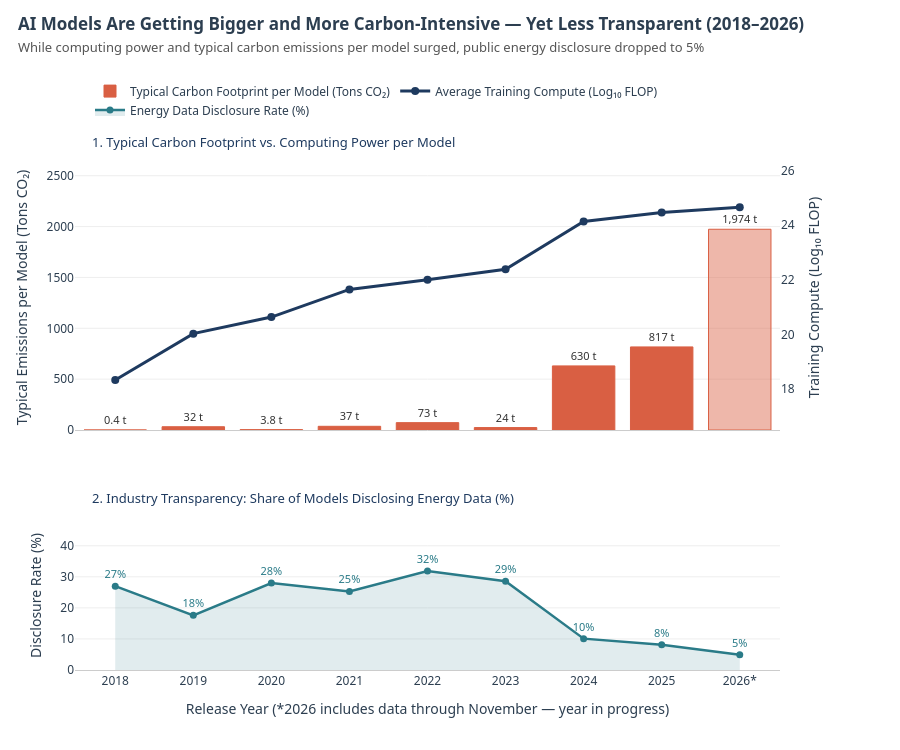

Notebook source saved alongside this figure:
### Markdown cell above
### 2. Scaling Laws & The Transparency Gap (2018–2026 YTD)

### Code cell
# Prepare clean annual metrics (2018-2026), preserving 2026* on the X-axis
years_df = pd.DataFrame({"publication_year": list(range(2018, 2027))})
agg_df = (
    df_master[df_master["publication_year"].between(2018, 2026)]
    .groupby("publication_year", as_index=False)
    .agg(
        total_models=("model_id", "count"),
        disclosed_models=("facility_total_energy_mwh", "count"),
        avg_log10_flop=("log10_flop", "mean"),
        median_co2_tons=("pue_adjusted_co2_tons", "median"),
    )
)

df_trend = (
    years_df.merge(agg_df, on="publication_year", how="left")
    .fillna({"total_models": 0, "disclosed_models": 0})
    .sort_values("publication_year")
)

df_trend["transparency_pct"] = np.where(
    df_trend["total_models"] > 0,
    (df_trend["disclosed_models"] / df_trend["total_models"]) * 100.0,
    0.0,
).round(1)

df_trend["year_label"] = df_trend["publication_year"].apply(
    lambda y: f"{int(y)}*" if int(y) == 2026 else str(int(y))
)

NAVY = "#1E3A5F"
CORAL = "#D95F43"
CORAL_LIGHT = "rgba(217, 95, 67, 0.45)"
TEAL = "#2A7B88"
TEAL_FILL = "rgba(42, 123, 136, 0.14)"

bar_colors = [CORAL_LIGHT if int(y) == 2026 else CORAL for y in df_trend["publication_year"]]
bar_labels = [
    (f"{v:,.0f} t" if v >= 10 else f"{v:.1f} t") if pd.notna(v) and v > 0 else "N/A"
    for v in df_trend["median_co2_tons"]
]

fig1 = make_subplots(
    rows=2,
    cols=1,
    shared_xaxes=True,
    vertical_spacing=0.18,
    row_heights=[0.64, 0.36],
    specs=[[{"secondary_y": True}], [{"secondary_y": False}]],
    subplot_titles=(
        "1. Typical Carbon Footprint vs. Computing Power per Model",
        "2. Industry Transparency: Share of Models Disclosing Energy Data (%)",
    ),
)

fig1.add_trace(
    go.Bar(
        x=df_trend["year_label"],
        y=df_trend["median_co2_tons"].fillna(0),
        name="Typical Carbon Footprint per Model (Tons CO₂)",
        marker=dict(color=bar_colors, line=dict(color=CORAL, width=1)),
        text=bar_labels,
        textposition="outside",
        cliponaxis=False,
        textfont=dict(size=11, color="#333333"),
    ),
    row=1,
    col=1,
    secondary_y=False,
)

fig1.add_trace(
    go.Scatter(
        x=df_trend["year_label"],
        y=df_trend["avg_log10_flop"],
        name="Average Training Compute (Log₁₀ FLOP)",
        mode="lines+markers",
        line=dict(color=NAVY, width=3),
        marker=dict(size=8, color=NAVY),
    ),
    row=1,
    col=1,
    secondary_y=True,
)

fig1.add_trace(
    go.Scatter(
        x=df_trend["year_label"],
        y=df_trend["transparency_pct"],
        name="Energy Data Disclosure Rate (%)",
        mode="lines+markers+text",
        fill="tozeroy",
        fillcolor=TEAL_FILL,
        line=dict(color=TEAL, width=2.5),
        marker=dict(size=7, color=TEAL),
        text=df_trend["transparency_pct"].apply(lambda p: f"{p:.0f}%"),
        textposition="top center",
        cliponaxis=False,
        textfont=dict(size=11, color=TEAL),
    ),
    row=2,
    col=1,
)

latest_pct = df_trend["transparency_pct"].iloc[-1]

fig1.update_layout(
    title=dict(
        text=(
            "<b>AI Models Are Getting Bigger and More Carbon-Intensive — Yet Less Transparent (2018–2026)</b><br>"
            f"<span style='font-size:13px; color:#555555;'>"
            f"While computing power and typical carbon emissions per model surged, public energy disclosure dropped to {latest_pct:.0f}%"
            "</span>"
        ),
        x=0.02,
        xanchor="left",
        y=0.96,
        yanchor="top",
    ),
    font=dict(family="Segoe UI, Arial, sans-serif", size=12, color="#2C3E50"),
    plot_bgcolor="white",
    paper_bgcolor="white",
    legend=dict(
        orientation="h",
        yanchor="bottom",
        y=1.08,
        xanchor="left",
        x=0.02,
        bgcolor="rgba(255,255,255,0.9)",
    ),
    height=750,
    margin=dict(t=165, b=80, l=75, r=75),
)

fig1.update_xaxes(showgrid=False, linecolor="#CCCCCC")
fig1.update_yaxes(
    title_text="Typical Emissions per Model (Tons CO₂)",
    range=[0, max(1100, df_trend["median_co2_tons"].max() * 1.32)],
    gridcolor="#EEEEEE",
    row=1,
    col=1,
    secondary_y=False,
)
fig1.update_yaxes(
    title_text="Training Compute (Log₁₀ FLOP)",
    range=[16.5, 26.2],
    dtick=2,
    showgrid=False,
    row=1,
    col=1,
    secondary_y=True,
)
fig1.update_yaxes(
    title_text="Disclosure Rate (%)",
    range=[0, 48],
    gridcolor="#EEEEEE",
    row=2,
    col=1,
)
fig1.update_xaxes(
    title_text="Release Year (*2026 includes data through November — year in progress)",
    row=2,
    col=1,
)

for annotation in fig1["layout"]["annotations"]:
    annotation["font"] = dict(size=13, color="#1E3A5F")
    annotation["x"] = 0.02
    annotation["xanchor"] = "left"
    annotation["yshift"] = 12

fig1.show()
fig1.write_image("../assets/charts/chart1_scaling_transparency.png", width=1200, height=750, scale=1)

### Figure 1 — Plotly figure (JSON) as saved in the notebook; plotly's stock layout.template omitted (floating-point values rounded to 4 significant figures)
{"data": [{"cliponaxis": false, "marker": {"color": ["#D95F43", "#D95F43", "#D95F43", "#D95F43", "#D95F43", "#D95F43", "#D95F43", "#D95F43", "rgba(217, 95, 67, 0.45)"], "line": {"color": "#D95F43", "width": 1}}, "name": "Typical Carbon Footprint per Model (Tons CO₂)", "text": ["0.4 t", "32 t", "3.8 t", "37 t", "73 t", "24 t", "630 t", "817 t", "1,974 t"], "textfont": {"color": "#333333", "size": 11}, "textposition": "outside", "type": "bar", "x": ["2018", "2019", "2020", "2021", "2022", "2023", "2024", "2025", "2026*"], "xaxis": "x", "y": [0.355, 32.39, 3.805, 36.63, 72.55, 24.16, 630.4, 817.2, 1974.0], "yaxis": "y"}, {"line": {"color": "#1E3A5F", "width": 3}, "marker": {"color": "#1E3A5F", "size": 8}, "mode": "lines+markers", "name": "Average Training Compute (Log₁₀ FLOP)", "type": "scatter", "x": ["2018", "2019", "2020", "2021", "2022", "2023", "2024", "2025", "2026*"], "xaxis": "x", "y": [18.33, 20.03, 20.63, 21.65, 22.0, 22.38, 24.13, 24.46, 24.65], "yaxis": "y2"}, {"cliponaxis": false, "fill": "tozeroy", "fillcolor": "rgba(42, 123, 136, 0.14)", "line": {"color": "#2A7B88", "width": 2.5}, "marker": {"color": "#2A7B88", "size": 7}, "mode": "lines+markers+text", "name": "Energy Data Disclosure Rate (%)", "text": ["27%", "18%", "28%", "25%", "32%", "29%", "10%", "8%", "5%"], "textfont": {"color": "#2A7B88", "size": 11}, "textposition": "top center", "type": "scatter", "x": ["2018", "2019", "2020", "2021", "2022", "2023", "2024", "2025", "2026*"], "xaxis": "x2", "y": [27.0, 17.6, 28.0, 25.3, 31.9, 28.6, 10.1, 8.1, 4.9], "yaxis": "y3"}], "layout": {"annotations": [{"font": {"color": "#1E3A5F", "size": 13}, "showarrow": false, "text": "1. Typical Carbon Footprint vs. Computing Power per Model", "x": 0.02, "xanchor": "left", "xref": "paper", "y": 1, "yanchor": "bottom", "yref": "paper", "yshift": 12}, {"font": {"color": "#1E3A5F", "size": 13}, "showarrow": false, "text": "2. Industry Transparency: Share of Models Disclosing Energy Data (%)", "x": 0.02, "xanchor": "left", "xref": "paper", "y": 0.2952, "yanchor": "bottom", "yref": "paper", "yshift": 12}], "font": {"color": "#2C3E50", "family": "Segoe UI, Arial, sans-serif", "size": 12}, "height": 750, "legend": {"bgcolor": "rgba(255,255,255,0.9)", "orientation": "h", "x": 0.02, "xanchor": "left", "y": 1.08, "yanchor": "bottom"}, "margin": {"b": 80, "l": 75, "r": 75, "t": 165}, "paper_bgcolor": "white", "plot_bgcolor": "white", "title": {"text": "<b>AI Models Are Getting Bigger and More Carbon-Intensive — Yet Less Transparent (2018–2026)</b><br><span style='font-size:13px; color:#555555;'>While computing power and typical carbon emissions per model surged, public energy disclosure dropped to 5%</span>", "x": 0.02, "xanchor": "left", "y": 0.96, "yanchor": "top"}, "xaxis": {"anchor": "y", "domain": [0, 0.94], "linecolor": "#CCCCCC", "matches": "x2", "showgrid": false, "showticklabels": false}, "xaxis2": {"anchor": "y3", "domain": [0, 0.94], "linecolor": "#CCCCCC", "showgrid": false, "title": {"text": "Release Year (*2026 includes data through November — year in progress)"}}, "yaxis": {"anchor": "x", "domain": [0.4752, 1], "gridcolor": "#EEEEEE", "range": [0, 2606.0], "title": {"text": "Typical Emissions per Model (Tons CO₂)"}}, "yaxis2": {"anchor": "x", "dtick": 2, "overlaying": "y", "range": [16.5, 26.2], "showgrid": false, "side": "right", "title": {"text": "Training Compute (Log₁₀ FLOP)"}}, "yaxis3": {"anchor": "x2", "domain": [0, 0.2952], "gridcolor": "#EEEEEE", "range": [0, 48], "title": {"text": "Disclosure Rate (%)"}}}}
